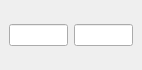
<?xml version="1.0" encoding="UTF-8"?>
<ui version="4.0">
 <class>Time_Display</class>
 <widget class="QDockWidget" name="Time_Display">
  <property name="geometry">
   <rect>
    <x>0</x>
    <y>0</y>
    <width>142</width>
    <height>70</height>
   </rect>
  </property>
  <property name="font">
   <font>
    <family>Ubuntu</family>
    <pointsize>11</pointsize>
    <weight>50</weight>
    <italic>false</italic>
    <bold>false</bold>
   </font>
  </property>
  <property name="styleSheet">
   <string notr="true">QDockWidget::title {
     text-align: left;
     subcontrol-position: top left;
     position: absolute;
     top: 0px; left: 0px; bottom: 0px;
 }
QDockWidget::close-button, QDockWidget::float-button {
    icon-size: 14px; /* maximum icon size */
 }
QDockWidget::close-button {
     subcontrol-position: top right;
     position: absolute;
     top: 0px; right: 5px; bottom: 0px;
     width: 14px;
 }

QDockWidget::float-button {
     subcontrol-position: top right;
     position: absolute;
     top: 0px; right: 20px; bottom: 0px;
     width: 14px;
 }</string>
  </property>
  <property name="windowTitle">
   <string>Time Display</string>
  </property>
  <widget class="QWidget" name="dockWidgetContents">
   <layout class="QHBoxLayout" name="horizontalLayout">
    <item>
     <widget class="QLineEdit" name="time_edit_sim">
      <property name="toolTip">
       <string>&lt;html&gt;&lt;head/&gt;&lt;body&gt;&lt;p&gt;Simulation time&lt;/p&gt;&lt;/body&gt;&lt;/html&gt;</string>
      </property>
      <property name="frame">
       <bool>true</bool>
      </property>
     </widget>
    </item>
    <item>
     <widget class="QLineEdit" name="time_edit_rel">
      <property name="toolTip">
       <string>&lt;html&gt;&lt;head/&gt;&lt;body&gt;&lt;p&gt;Simulation time relative to real time (ie. 0.5 is two times slower than real time. 2.0 is twice as fast as real time)&lt;/p&gt;&lt;/body&gt;&lt;/html&gt;</string>
      </property>
     </widget>
    </item>
   </layout>
  </widget>
 </widget>
 <resources/>
 <connections/>
</ui>
